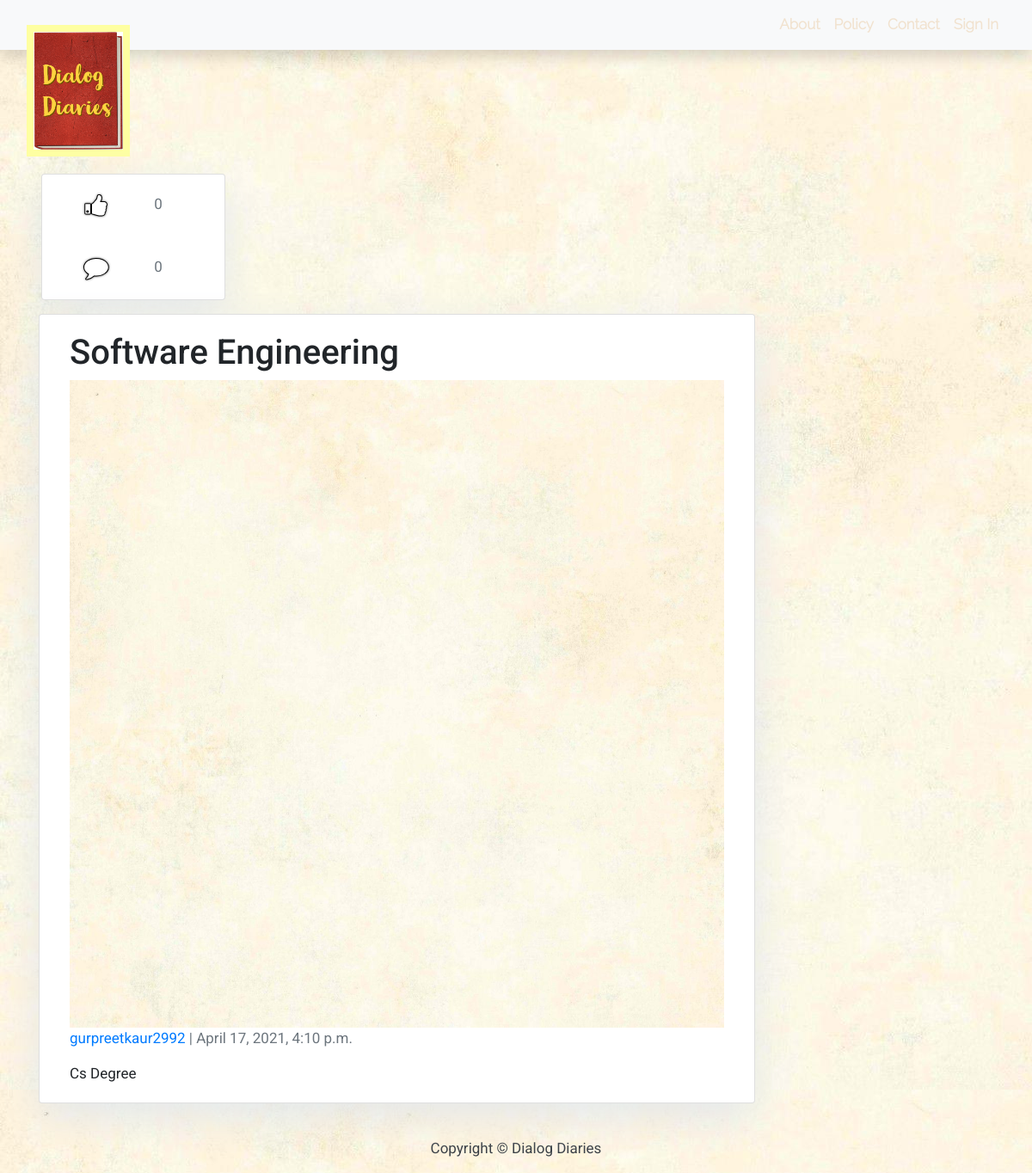
Before: /software-engineering/ with the older database file.
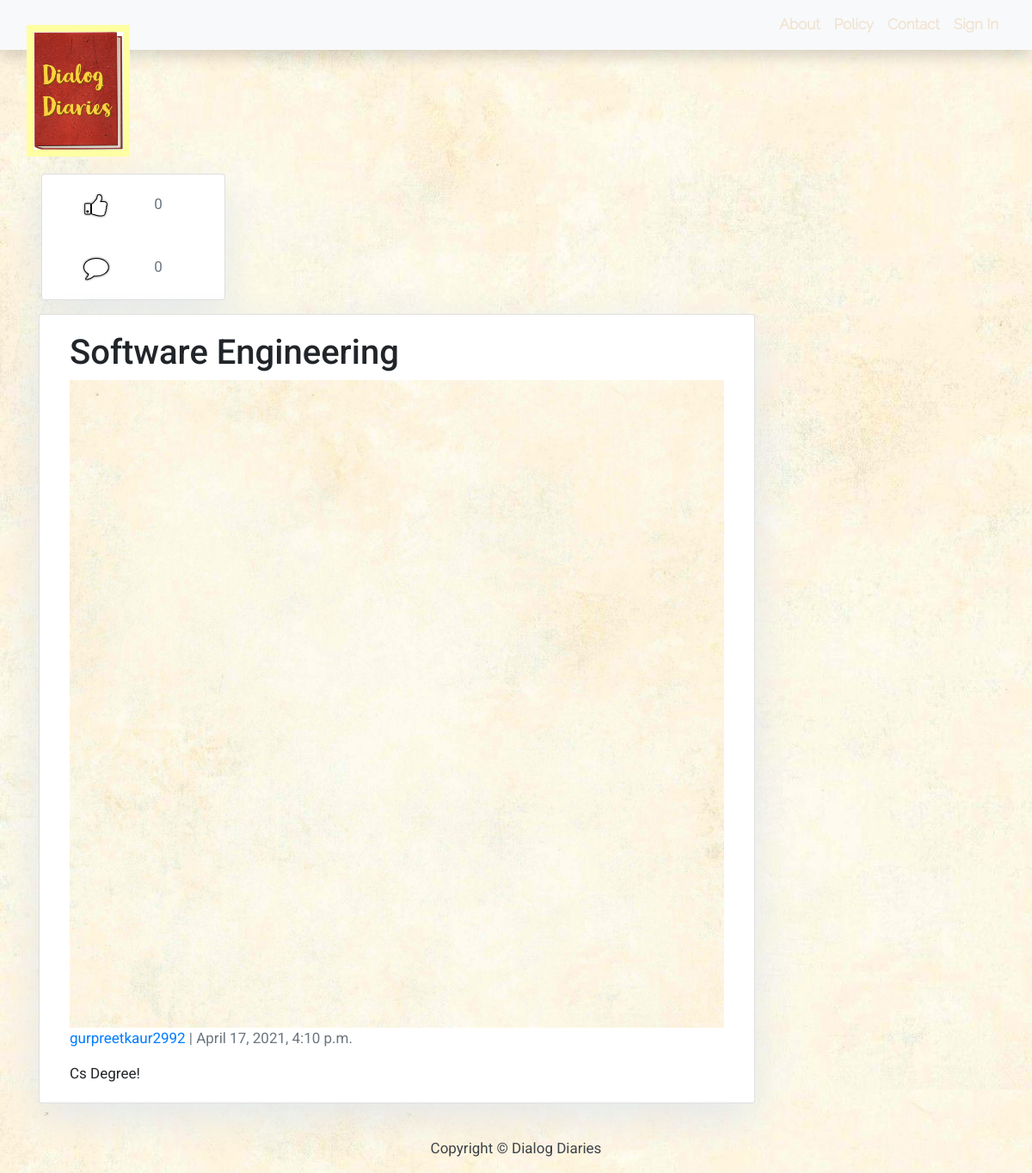
After: the same page with the newer database file.
### blog/models.py (models this page shows, shortened)
class Post(models.Model):
    title = models.CharField(max_length=200, unique=True)
    slug = models.SlugField(max_length=200, unique=True)
    author = models.ForeignKey('auth.User', on_delete=models.CASCADE)
    updated_on = models.DateTimeField(auto_now=True)
    content = models.TextField()
    image = models.ImageField(upload_to='images/', blank=True, null=True)
    created_on = models.DateTimeField(auto_now_add=True)
    class Meta:
        ordering = ['-created_on']

### blog/views.py (the view)
# urls.py: path('<slug:slug>/', views.GetPostDetails.PostDetails, name='post_detail'),
    def PostDetails(request, slug):
        post = Post.objects.filter(slug=slug)[0]
        template = loader.get_template('post_detail.html')
        comment_count = Comment.objects.filter(post=post).count()
        like_count = Like.objects.filter(post=post).count()
        context = {'post': post, 'total_comments': comment_count, 'total_likes': like_count}
        return HttpResponse(template.render(context, request))

### templates/post_detail.html (shortened to what this page needs)
{% extends 'base.html' %} {% block content %}
{% block sidebar %} {% include 'sidebar.html' %} {% endblock sidebar %}
<div class="margin-top container">
  <div>
    <div class="col-md-9 card mb-4  mt-3 left  top">
      <div class="card-body">
        <h1>{% block title %} {{ post.title }} {% endblock title %}</h1>
        {% if post.image %}
        <img class="post-image" src="../media/{{post.image}}">
        {% endif %}
        <p class=" text-muted"> <a href="{% url 'post_user_profile' pk=post.pk %}"> {{ post.author }} </a>| {{ post.created_on }}</p>
        <p class="card-text ">{{ post.content | safe }}</p>
      </div>
    </div>
  </div>
</div>
{% endblock content %}

Changed rows visible on the page:
changed Post "Software Engineering": content "Cs Degree" → "Cs Degree!"
